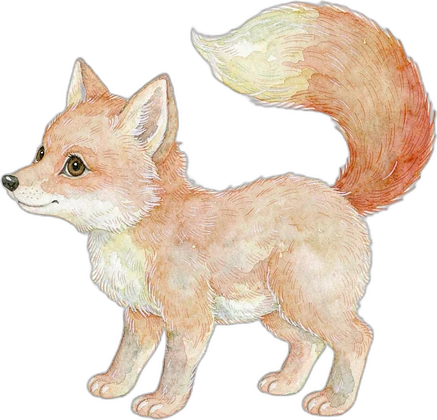
#> input picture source/forest/assets/art/pals/fox.webp, 437 x 420 px, found by its file name
$ python build_gallery.py
#> lines starting #> are read from the running program, lines starting #| are printed output that depends on the picture
"""从 forest 素材生成敲散图鉴（192px 透明 WebP + gallery.js）"""
import json
import os
from PIL import Image

SRC = r"E:\Blog\myBlog\source\forest\assets"
OUT = r"E:\Blog\myBlog\source\敲散\src\assets\gallery"
JS = r"E:\Blog\myBlog\source\敲散\src\gallery.js"
os.makedirs(OUT, exist_ok=True)

PALS = [
    ("fox", "狐狸", "🦊", r"art\pals\fox.webp"),
    ("rabbit", "兔子", "🐰", r"art\pals\rabbit.webp"),
    ("deer", "小鹿", "🦌", r"art\pals\deer.webp"),
    ("owl", "猫头鹰", "🦉", r"art\pals\owl.webp"),
    ("hedgehog", "刺猬", "🦔", r"art\pals\hedgehog.webp"),
    ("squirrel", "松鼠", "🐿️", r"art\pals\squirrel.webp"),
    ("bee", "蜜蜂", "🐝", r"art\pals\bee.webp"),
    ("butterfly", "蝴蝶", "🦋", r"art\pals\butterfly.webp"),
]

ITEMS = [
    ("apple", "苹果", "🍎", r"dgrefs\dgref-apple.png"),
    ("cake", "蛋糕", "🍰", r"dgrefs\dgref-cake.png"),
    ("balloon", "气球", "🎈", r"dgrefs\dgref-balloon.png"),
    ("car", "小汽车", "🚗", r"dgrefs\dgref-car.png"),
    ("carrot", "胡萝卜", "🥕", r"dgrefs\dgref-carrot.png"),
    ("basketball", "篮球", "🏀", r"dgrefs\dgref-basketball.png"),
    ("mush", "蘑菇", "🍄", r"art\world\prop-mush.webp"),
    ("berry", "浆果", "🫐", r"art\world\prop-berry.webp"),
    ("star", "星星", "⭐", r"art\world\prop-star.png"),
    ("gem", "宝石", "💎", r"art\world\prop-gem.png"),
    ("magnet", "磁铁", "🧲", r"art\world\prop-magnet.png"),
    ("shield", "盾牌", "🛡️", r"art\world\prop-shield.png"),
]

def make(item, prefix, size=192):
#> called with item = ('fox', '狐狸', '🦊', 'art\\pals\\fox.webp'), prefix = 'pals', size = 192
    key, label, emoji, rel = item
    path = os.path.join(SRC, rel)
    im = Image.open(path).convert("RGBA")
#> im is the input picture: PIL image 437x420 RGBA; mean R, G, B, A 114.5, 100.2, 86.4, 130
    bbox = im.getbbox()
#> bbox = (0, 0, 437, 420)
    if bbox:
        im = im.crop(bbox)
    w, h = im.size
#> w = 437; h = 420
    scale = (size * 0.86) / max(w, h)
#> scale = 0.378
    im = im.resize((max(1, round(w * scale)), max(1, round(h * scale))), Image.LANCZOS)
#> im: PIL image 165x159 RGBA
    canvas = Image.new("RGBA", (size, size), (0, 0, 0, 0))
#> canvas: PIL image 192x192 RGBA; every value is 0
    canvas.paste(im, ((size - im.size[0]) // 2, (size - im.size[1]) // 2), im)
    name = f"{prefix}-{key}.webp"
    out = os.path.join(OUT, name)
    canvas.save(out, "WEBP", quality=82, method=6)
    return {"id": key, "label": label, "emoji": emoji, "src": "assets/gallery/" + name,
            "kb": round(os.path.getsize(out) / 1024, 1)}

pals = [make(i, "pals") for i in PALS]
#> call 2 of make, with prefix = 'pals', size = 192
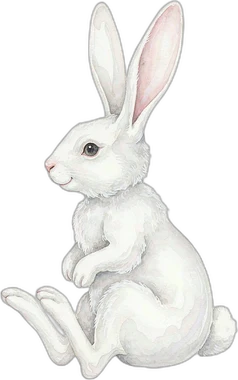
#> input picture source/forest/assets/art/pals/rabbit.webp, 238 x 380 px, found by its file name
#> in make, im is the input picture: PIL image 238x380 RGBA; mean R, G, B, A 103, 102.6, 100.4, 110.6
#> in make (call 2), `bbox = im.getbbox()`: bbox = (0, 0, 238, 380)
#> call 3 of make, with item = ('deer', '小鹿', '🦌', 'art\\pals\\deer.webp'), prefix = 'pals', size = 192
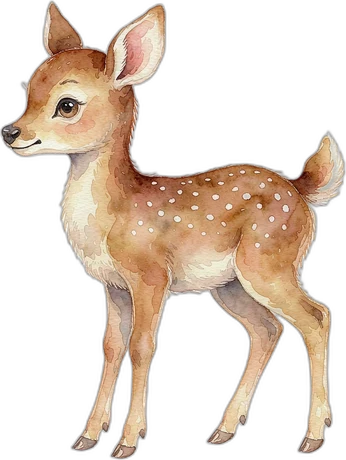
#> input picture source/forest/assets/art/pals/deer.webp, 346 x 460 px, found by its file name
#> in make, im is the input picture: PIL image 346x460 RGBA; mean R, G, B, A 80, 64.6, 51.4, 99.9
#> in make (call 3), `bbox = im.getbbox()`: bbox = (0, 0, 346, 460)
#> call 4 of make, with item = ('owl', '猫头鹰', '🦉', 'art\\pals\\owl.webp'), prefix = 'pals', size = 192
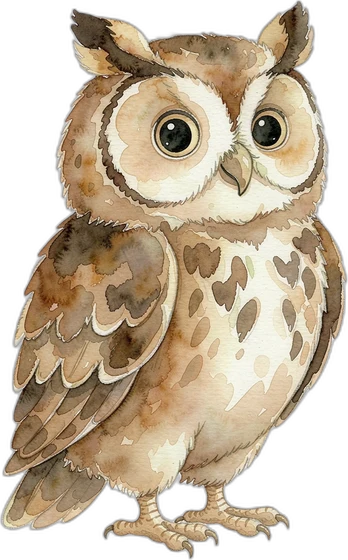
#> input picture source/forest/assets/art/pals/owl.webp, 348 x 560 px, found by its file name
#> in make, im is the input picture: PIL image 348x560 RGBA; mean R, G, B, A 123.8, 108.5, 87.3, 174.4
#> in make (call 4), `bbox = im.getbbox()`: bbox = (0, 0, 348, 560)
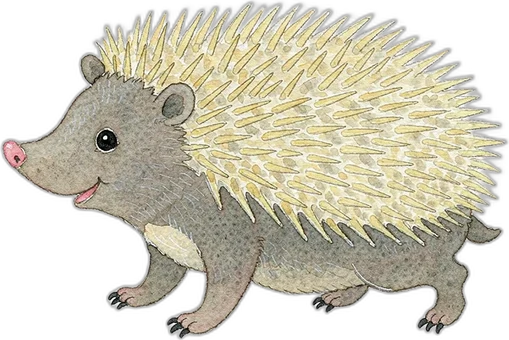
#> input picture source/forest/assets/art/pals/hedgehog.webp, 509 x 340 px, found by its file name
#> in make, im is the input picture: PIL image 509x340 RGBA; mean R, G, B, A 120.2, 115.9, 98.7, 159.6
#> in make (call 5), `bbox = im.getbbox()`: bbox = (0, 0, 509, 340)
#> in make (call 5), `canvas.paste(im, ((size - im.size[0]) // 2, (size - im.size[1]) // 2),..`:
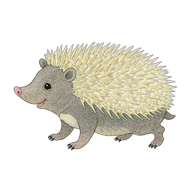
#> canvas: PIL image 192x192 RGBA; mean R, G, B, A 57.1, 55, 46.7, 76.6; transparent parts drawn white
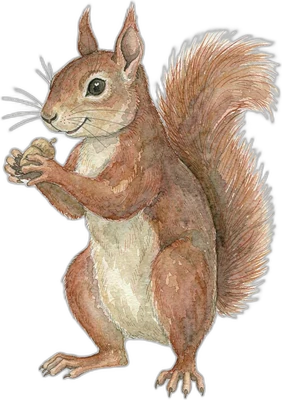
#> input picture source/forest/assets/art/pals/squirrel.webp, 282 x 400 px, found by its file name
#> in make, im is the input picture: PIL image 282x400 RGBA; mean R, G, B, A 102.6, 84.8, 69.8, 144
#> in make (call 6), `bbox = im.getbbox()`: bbox = (0, 0, 282, 400)
#> in make (call 6), `canvas.paste(im, ((size - im.size[0]) // 2, (size - im.size[1]) // 2),..`:
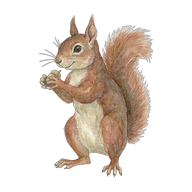
#> canvas: PIL image 192x192 RGBA; mean R, G, B, A 50.2, 41.2, 33.6, 72.4; transparent parts drawn white
#> (the run stopped early here; a loop or call above may not have finished)
